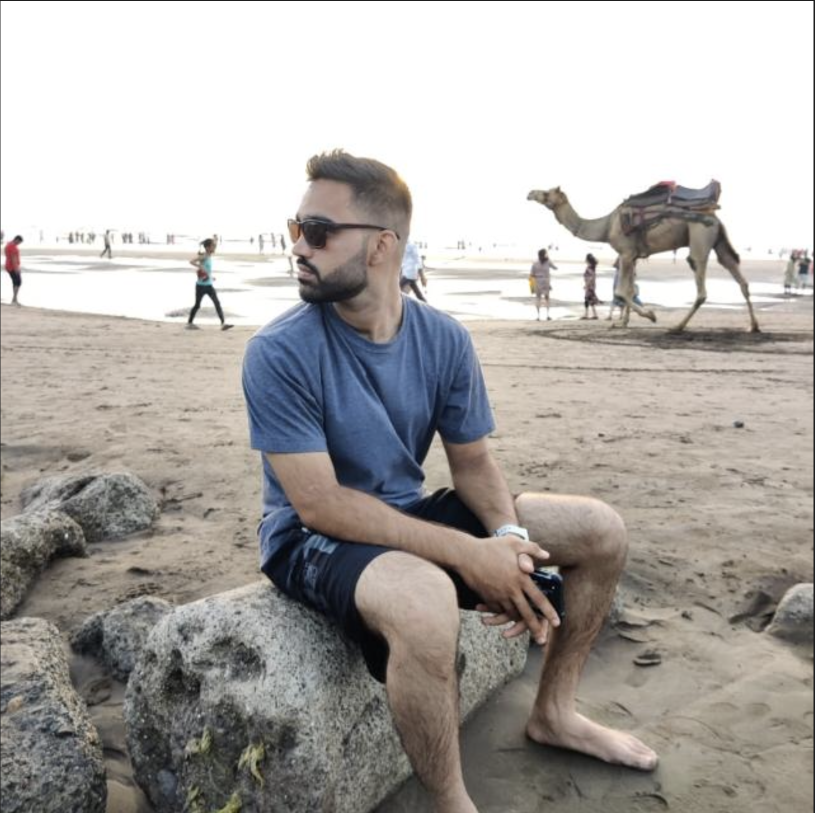
#> input picture img.png, 1630 x 1626 px (shown at 1/2 size)
$ python sparse_codec.py
#> lines starting #> are read from the running program, lines starting #| are printed output that depends on the picture
### prism/transforms.py
"""Reversible color and spatial transforms - built from scratch.

Key innovation: Image-specific color decorrelation using lifting-based
Givens rotations. Unlike fixed YCbCr, this adapts to the actual color
distribution of each image, concentrating more energy in fewer channels.

Also implements Hilbert curve scanning for 2D-locality-preserving
linearization of the pixel grid.
"""

import numpy as np


# ============================================================
# Reversible YCoCg-R Color Transform
# ============================================================

def rgb_to_ycocg_r(rgb: np.ndarray) -> np.ndarray:
    """Reversible YCoCg-R transform (integer-exact).

    Maps RGB -> (Y, Co, Cg) where:
      Co = R - B           (chroma orange)
      tmp = B + (Co >> 1)  (approximate green)
      Cg = G - tmp         (chroma green)
      Y = tmp + (Cg >> 1)  (luma)

    This decorrelates natural image colors better than
    simple channel differences and is exactly invertible.
    """
    r = rgb[:, :, 0].astype(np.int32)
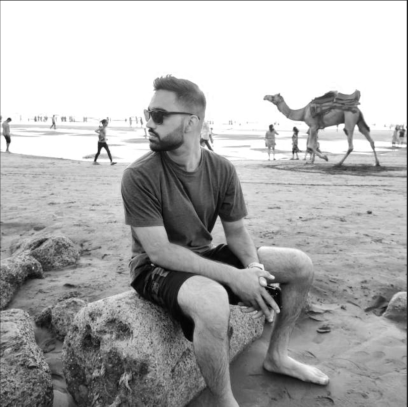
#> r: shape (1626, 1630) int32 (shown at 1/4 size); min 0, max 255, mean 172.8
    g = rgb[:, :, 1].astype(np.int32)
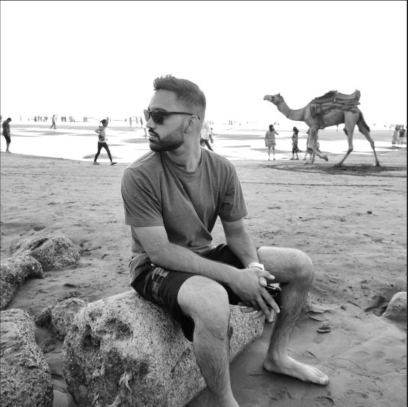
#> g: shape (1626, 1630) int32 (shown at 1/4 size); min 0, max 255, mean 169.2
    b = rgb[:, :, 2].astype(np.int32)
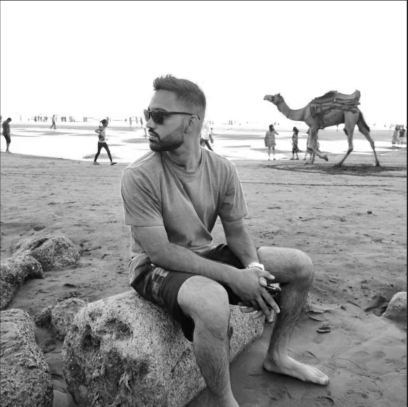
#> b: shape (1626, 1630) int32 (shown at 1/4 size); min 0, max 255, mean 165.9

    co = r - b
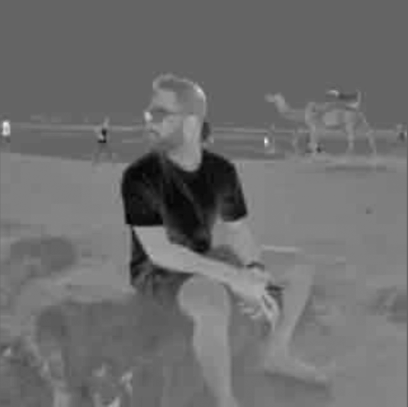
#> co: shape (1626, 1630) int32 (shown at 1/4 size); min -74, max 113, mean 6.9; drawn with min black and max white
    tmp = b + (co >> 1)
    cg = g - tmp
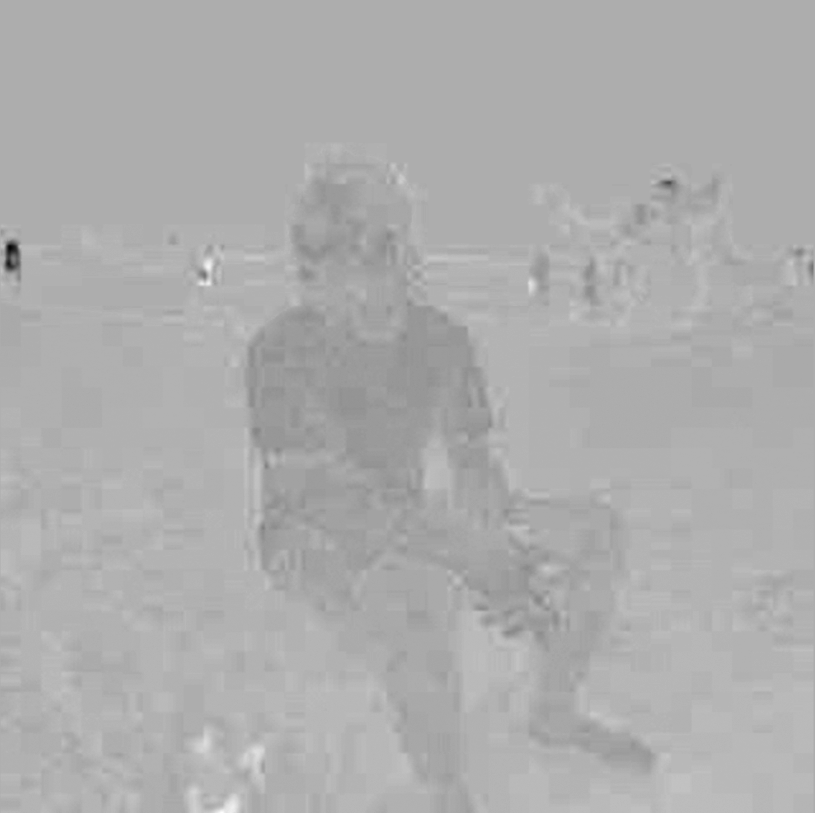
#> cg: shape (1626, 1630) int32 (shown at 1/2 size); min -66, max 31, mean 0.1; drawn with min black and max white
    y = tmp + (cg >> 1)

    return np.stack([y, co, cg], axis=-1)
#> (the rest of the program and of its run is left out)
